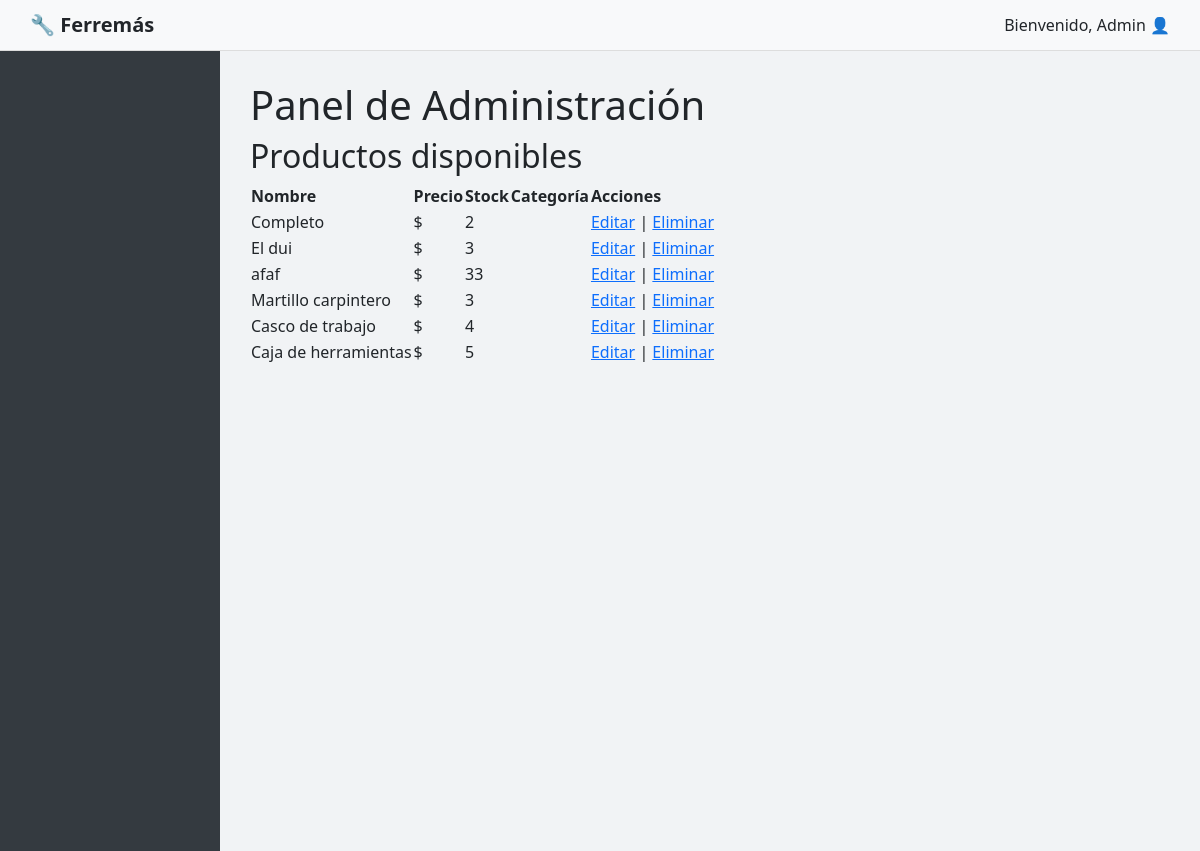
The page /adminpanel/ on the database as committed earlier.
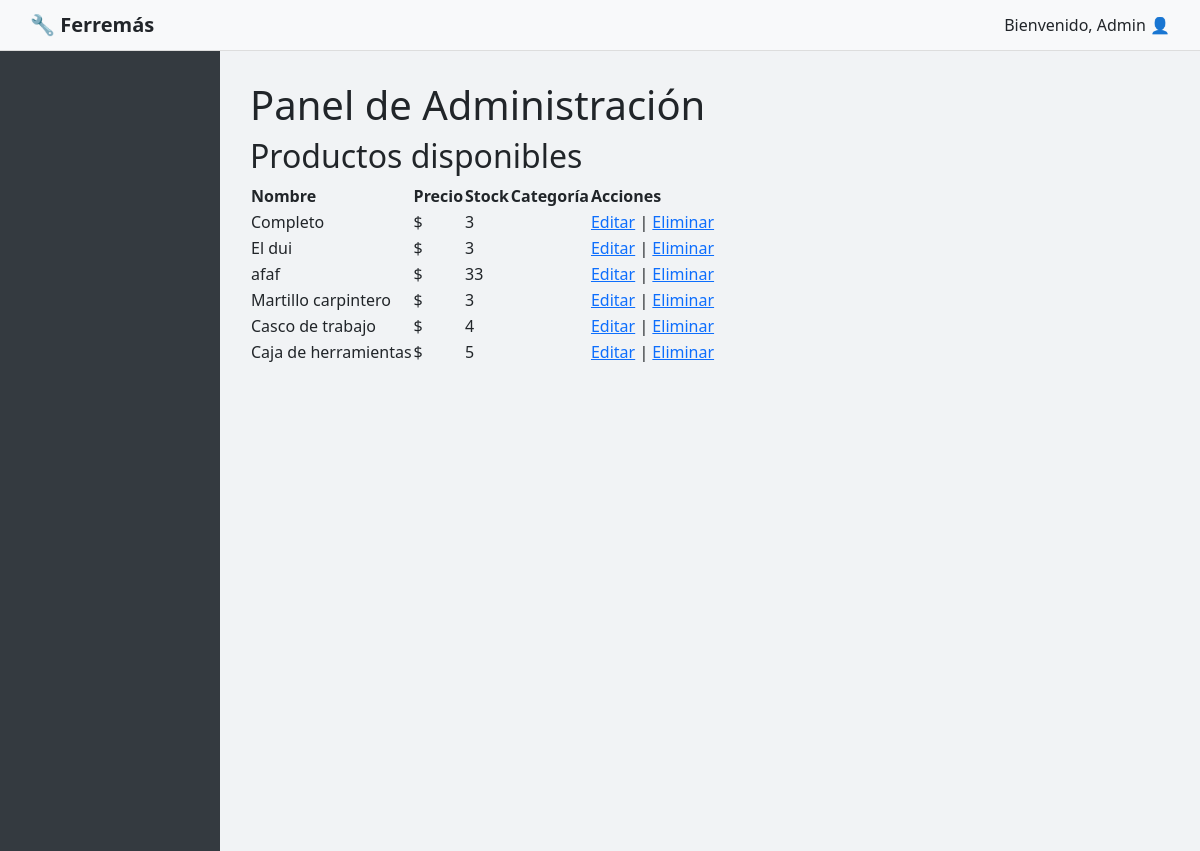
The same page on the database as committed later.
### tienda/models.py (models this page shows, shortened)
class Producto(models.Model):
    CATEGORIAS = [
        ('herramientas', 'Herramientas'),
        ('materiales', 'Materiales'),
        ('accesorios', 'Accesorios'),
        ('pinturas', 'Pinturas'),
        ('electricidad', 'Electricidad'),
    ]
    nombre = models.CharField(max_length=255)
    descripcion = models.TextField()
    categoria = models.CharField(max_length=100, choices=CATEGORIAS)
    stock = models.IntegerField()
    imagen = models.ImageField(upload_to='static/productos/')

### adminpanel/views.py (the view)
# urls.py: path('', views.dashboard, name='dashboard'),
def dashboard(request):
    productos = Producto.objects.all()
    return render(request, 'adminpanel/dashboard.html', {'productos': productos})

### tienda/context_processors.py (called while the page is built, shortened)
def carrito_context(request):
    carrito = request.session.get('carrito', {})
    items = []
    total = 0
    return {
        'carrito_items': items,
        'carrito_total': total
    }

### adminpanel/templates/adminpanel/dashboard.html (shortened to what this page needs)
{% extends "base_admin.html" %}
{% block content %}
<div class="dashboard-container">
    <h1>Panel de Administración</h1>
    <section class="section">
        <h2>Productos disponibles</h2>
        {% if productos %}
            <table>
                <thead>
                    <tr>
                        <th>Nombre</th>
                        <th>Precio</th>
                        <th>Stock</th>
                        <th>Categoría</th>
                        <th>Acciones</th>
                    </tr>
                </thead>
                <tbody>
                    {% for producto in productos %}
                        <tr>
                            <td>{{ producto.nombre }}</td>
                            <td>${{ producto.precio }}</td>
                            <td>{{ producto.stock }}</td>
                            <td>{{ producto.categoria.nombre }}</td>
                            <td>
                                <a href="{% url 'producto_editar' producto.id %}">Editar</a> |
                                <a href="{% url 'producto_eliminar' producto.id %}" onclick="return confirm('¿Estás segura de que quieres eliminar este producto?')">Eliminar</a>
                            </td>
                        </tr>
                    {% endfor %}
                </tbody>
            </table>
        {% else %}
            <p>No hay productos disponibles.</p>
        {% endif %}
    </section>
</div>
{% endblock %}

Rows that differ between the two databases and show on the page:
changed Producto "Completo": stock "2" → "3"
